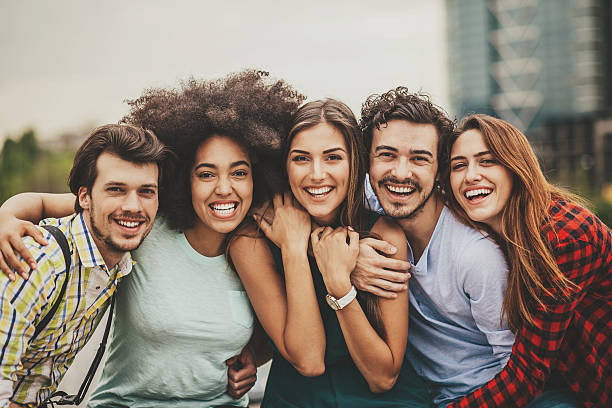
#> input picture resources/people.jpg, 612 x 408 px
$ jupyter execute --allow-errors 'OpenCV Overview.ipynb'   (shell and % lines are left out)
#> lines starting #> are read from the running program, lines starting #| are printed output that depends on the picture; after the words box and inside, x2 and y2 are one past the last pixel; in counts of white or black regions, pixels touching at a corner belong together
# OpenCV Overview
This notebook covers the fundamentals of computer vision to manipulate images with OpenCV and understand how it works.

Through this live article, I intend to show following tasks:

- OpenCV Library
- Loading an image
- Show image
- Manipulating an image
- Basic Edge detection
- Face detection with OpenCV haar cascades.

[cell 1]
# OpenCV Library Install for Python

# other required libraries

[cell 2]
# Loading OpenCV Library
import cv2 as cv
import numpy as np

print('OpenCV Version:', cv.__version__)
print('Numpy Version:', np.__version__)

[cell 3]
# Loading an Image
img = cv.imread('resources/intel-logo.png', cv.IMREAD_COLOR)
# In the case of color images, the decoded images will have the channels stored in **B G R** order.

if img is None:
    print('Unable to read this image into memory. Check the OpenCV docs for more information\nhttp://docs.opencv.org/2.4/doc/tutorials/introduction/display_image/display_image.html')
else:
    print('Image successfully loaded!')

#> (a cell that did not finish here is left out)

[cell 5]
# Display Image
# matplotlib helps to draw image matrix to IPython Notebook
# Display the results of Matplotlib in this notebook

# Matplotlib is a Python 2D plotting library which
# produces publication quality figures
import matplotlib.pyplot as plt

#> (the rest of this cell did not finish here and is left out)

[cell 6]
# Colorspace
copy1 = cv.imread('resources/intel-logo.png', cv.IMREAD_COLOR)
copy2 = cv.imread('resources/intel-logo.png', cv.IMREAD_COLOR)
copy3 = cv.imread('resources/intel-logo.png', cv.IMREAD_COLOR)

# 2nd index is for RED
# 1st index is for GREEN
# 0th index is for is


# Let's see Red, Green and Blue scale of Image
plt.figure(figsize=(10, 10));
plt.subplot(3, 1, 1)

#> (the rest of this cell did not finish here and is left out)

#> (a cell that did not finish here is left out)

[cell 8]
# Drawing images with CV
# As mentioned, image represented as matrices and can be created manually.
img2 = np.zeros((512,512,3), np.uint8)
plt.imshow(img2)

[cell 9]
#OpenCV library is a handy tool you can use in lots of different ways

# Draw a line using cv2.line(image, startPoint, endPoint, rgb, thinkness)
cv.line(img, (0,0), (300,300), (255,255,0), 5)
# => Diagonal yellow line with thickness of 5 px

# Draw a rectangle using cv2.rectangle(image, topLeft, bottomRight, rgb, thinkness)
cv.rectangle(img, (0,300), (510,128), (0,255,0), 3)
# => Green rectangle with thickness of 3 px

# Draw a circle using cv2.circle(image, center, radius, rgb, thinkness)
cv.circle(img, (200,63), 63, (0,255,0), -1)
# => Green filled circle(note that the thinkness is -1)

# Draw a ellipse using cv2.ellipse(image, center, axes, angle, startAngle, endAngle, rgb, thinkness)
cv.ellipse(img, (100,256), (100,50), -45, 0, 180, (0,0,255), -1)
# => Blue wide down-half ellipse

#> (the rest of this cell did not finish here and is left out)

# Face Detection

Open CV Library has methods to analyze images with previously trained models called haar cascades to detect objects or faces.

https://docs.opencv.org/3.4.1/d7/d8b/tutorial_py_face_detection.html

"Object Detection using Haar feature-based cascade classifiers is an effective object detection method proposed by Paul Viola and Michael Jones in their paper, "Rapid Object Detection using a Boosted Cascade of Simple Features" in 2001. It is a machine learning based approach where a cascade function is trained from a lot of positive and negative images. It is then used to detect objects in other images."

Cascade files are trained before using for face detection. They stored as .xml files, which defines features to look at images for finding faces. It include classifiers.

Cascade file training can be done with OpenCV as well, here is a guide for you:

https://docs.opencv.org/3.4.1/dc/d88/tutorial_traincascade.html

[cell 10]
# Face Detection with OpenCV Haar Cascades

# determine cascade file
# XML File has the information about classifiers.
cascPath = 'haar_files/haarcascade_frontalface_default.xml'

# Read the image and show before running face detection
img = cv.imread('resources/people.jpg')
#> img is the input picture: shape (408, 612, 3); mean B, G, R 118, 130.3, 144.4

#Let's see image
plt.figure(figsize=(15, 15));
plt.subplot(3, 1, 1)
plt.imshow(cv.cvtColor(img, cv.COLOR_BGR2RGB))

# read image
img = cv.imread('resources/people.jpg')
# convert to gray scale, where detection works on grayscale image not on RGB
# working on a single range of colors lowers the number of features so classification be made easier and faster. It is data normalisation.
# it also reduces the amount of false_positives and false_negative which might occur while looking for classification and changes on the images
gray = cv.cvtColor(img, cv.COLOR_BGR2GRAY)
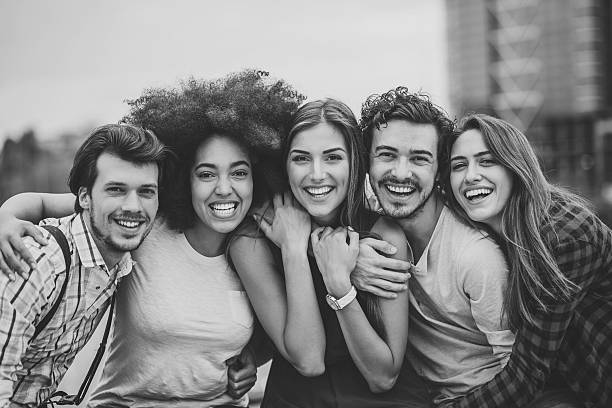
#> gray: shape (408, 612); min 0, max 254, mean 133.1

# Let's draw
plt.subplot(3, 1, 2)
plt.imshow(gray)

# use faceCascade object to get face coordinates from gray scale image
fCascade = cv.CascadeClassifier(cascPath)
# fCascade, get's
faces = fCascade.detectMultiScale(
    gray,
    scaleFactor=1.2,
    minNeighbors=5,
    minSize=(30, 30),
    flags = cv.CASCADE_SCALE_IMAGE
)
#> faces = [[277, 126, 82, 82], [436, 135, 74, 74], [181, 142, 81, 81], [88, 159, 85, 85], [356, 121, 91, 91]]
# length of faces which includes x, y, width, height values for each detected face
print("Found %d faces!" % len(faces))
#| Found 5 faces!

# Draw a rectangle around the faces
for (x, y, w, h) in faces:
    # use rectangle method to draw rectangle
    cv.rectangle(img, (x, y), (x+w, y+h), (0, 255, 0), 4)
#> this loop made 5 passes
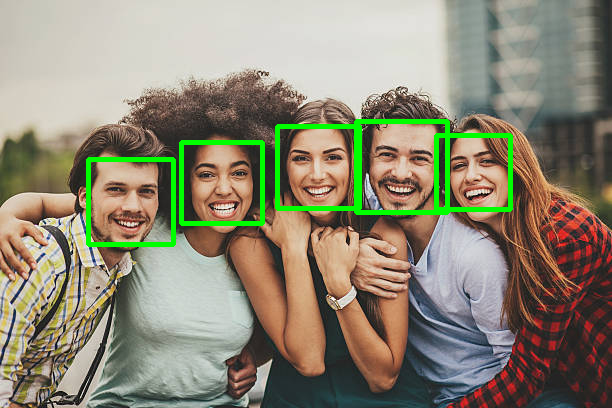
#> img: shape (408, 612, 3); 3.17% of pixels changed, all inside (x1, y1, x2, y2) = (86, 119, 513, 247)

plt.subplot(3, 1, 3)
plt.imshow(cv.cvtColor(img, cv.COLOR_BGR2RGB))
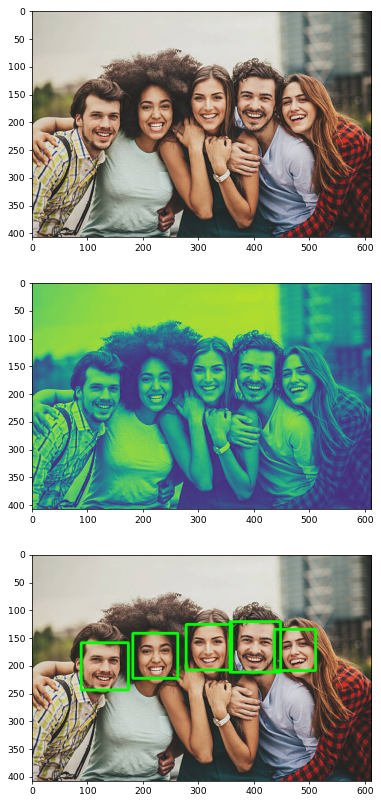
#> figure drawn by matplotlib, 3 panels

$ run again, with resources/street.jpg copied over resources/people.jpg
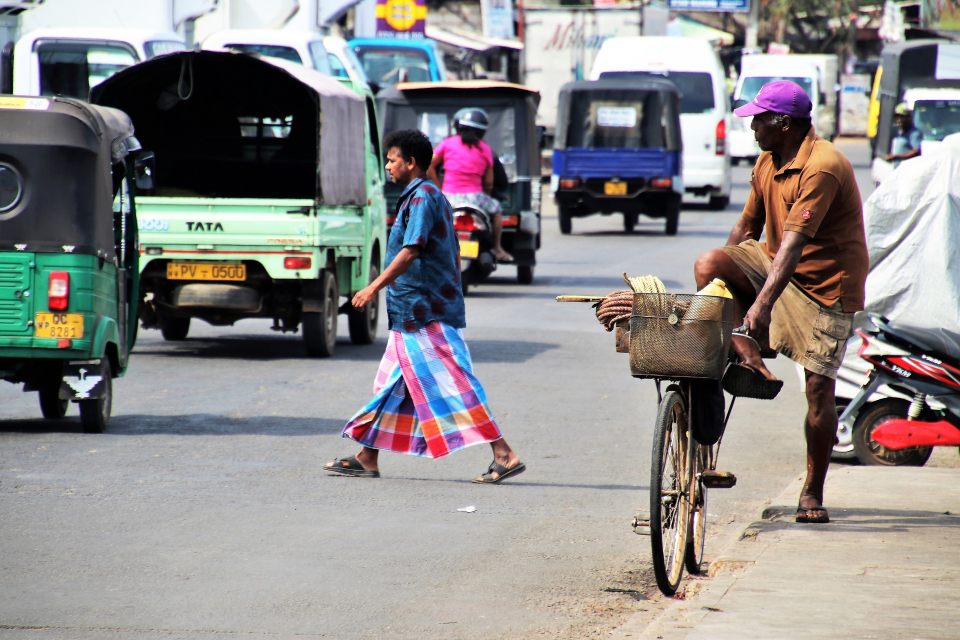
#> input picture resources/street.jpg, 1920 x 1280 px (shown at 1/2 size)
#> img is the input picture: shape (1280, 1920, 3); mean B, G, R 136.9, 137.7, 140.8
#> faces = [[1425, 276, 130, 130]]
#| Found 1 faces!
#> the loop `for (x, y, w, h) in faces:` made 1 pass
#> after the loop `for (x, y, w, h) in faces:`:
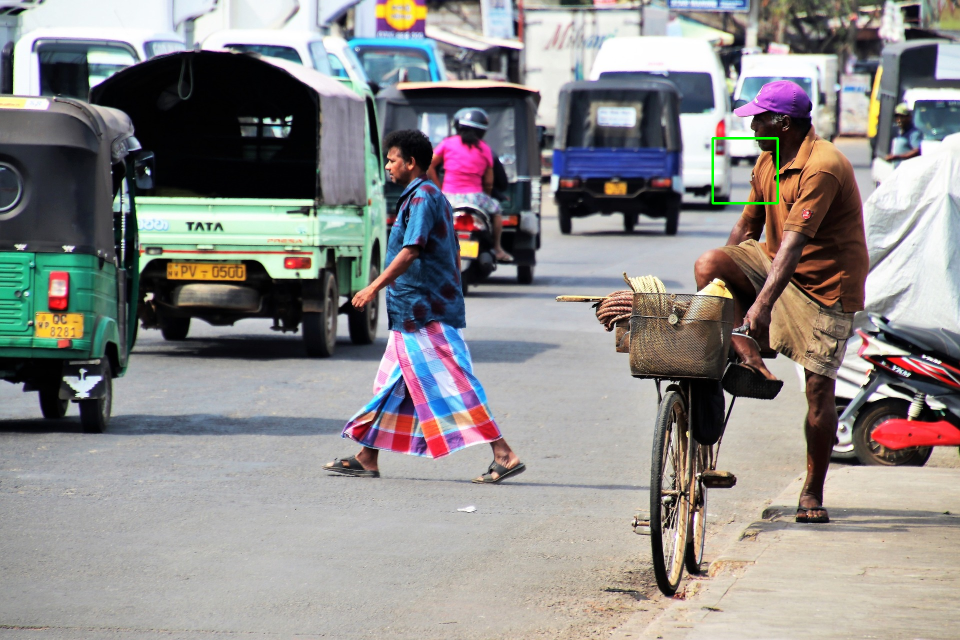
#> img: shape (1280, 1920, 3) (shown at 1/2 size); 0.11% of pixels changed, all inside (x1, y1, x2, y2) = (1423, 274, 1558, 409)
#> `[cell 10] # Face Detection with OpenCV Haar Cascades  # determine casc..`:
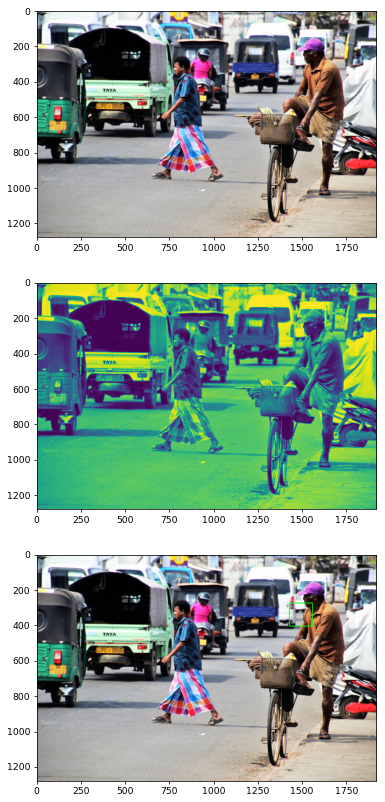
#> figure drawn by matplotlib, 3 panels
